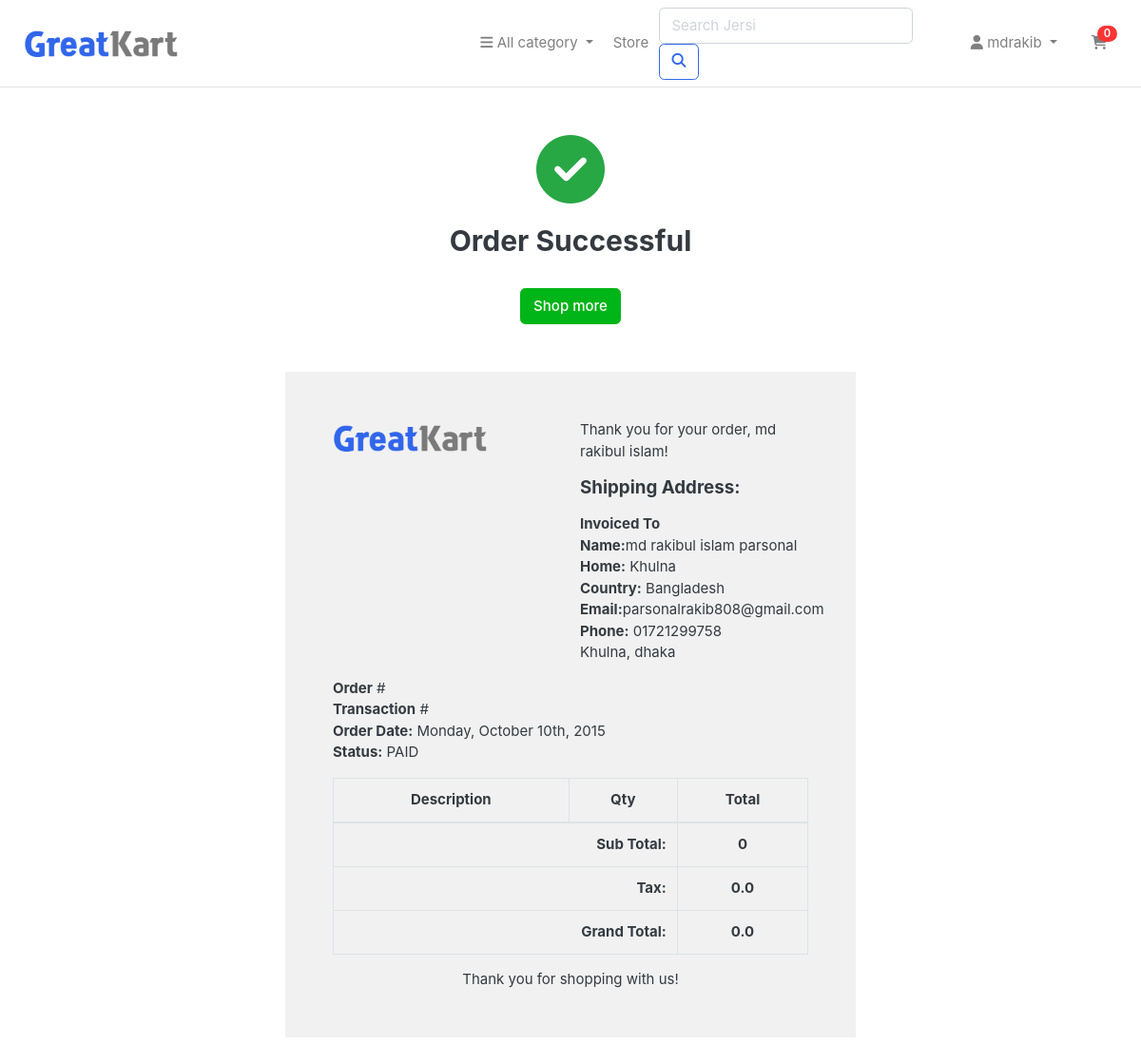
The page /order_complate/ (signed in) on the database as committed earlier.
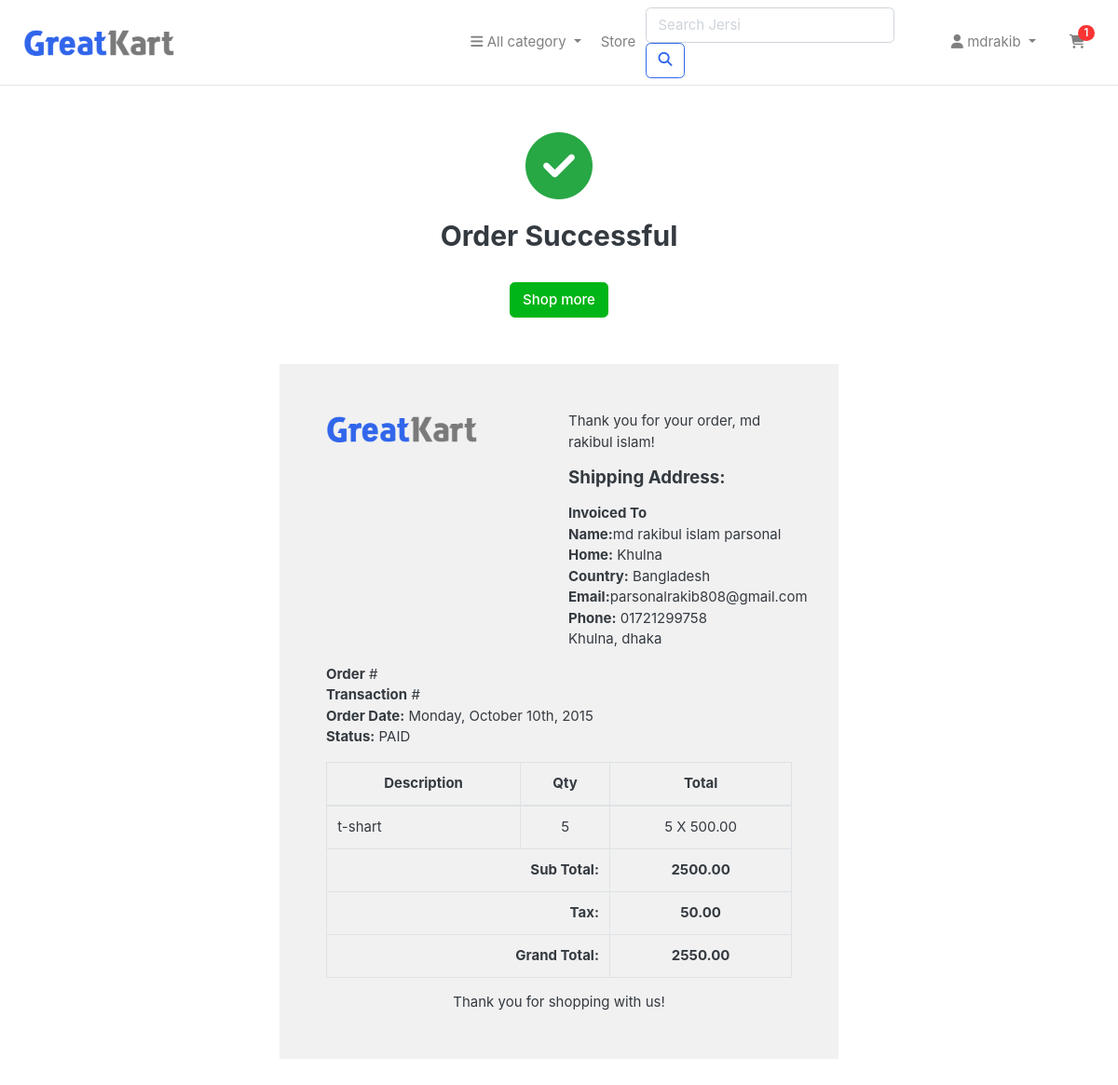
The same page on the database as committed later.
### jersi_app/models.py (models this page shows, shortened)
class Address(models.Model):
    user = models.ForeignKey(User, on_delete=models.CASCADE)
    first_name = models.CharField(max_length=100)
    last_name = models.CharField(max_length=100)
    email = models.EmailField()
    phone = models.CharField(max_length=15)
    address_line_1 = models.CharField(max_length=255)
    address_line_2 = models.CharField(max_length=255, blank=True, null=True)
    city = models.CharField(max_length=100)
    state = models.CharField(max_length=100)
    country = models.CharField(max_length=100)
    order_note = models.TextField(blank=True, null=True)

class Cart(models.Model):
    user = models.ForeignKey(User, on_delete=models.CASCADE)
    jersi = models.ForeignKey(Jersi, on_delete=models.CASCADE)
    quantity = models.PositiveIntegerField(default=1)

class Jersi(models.Model):
    name = models.CharField(max_length=100)
    category = models.ForeignKey(Category, related_name='jerseys', on_delete=models.CASCADE)
    price = models.DecimalField(max_digits=10, decimal_places=2)
    detail = models.CharField(max_length=500)
    quantity = models.PositiveIntegerField(default=1)
    image = models.ImageField(upload_to='media/', null=True, blank=True)

### jersi_app/views.py (the view)
# urls.py: path('order_complate/', views.order_complete, name='order_complate'),
def order_complete(request):
  if request.user.is_authenticated:
    user = request.user
    address = Address.objects.filter(user=user).last()
    cart_items = Cart.objects.filter(user=user)
    total_price = sum(item.jersi.price * item.quantity for item in cart_items)
    tax = (2 * total_price) / 100  # 2% VAT
    total_price_with_tax = total_price + tax
    return render(request, 'order_complate.html', {
        'user': user,
        'address': address,
        'cart_items': cart_items,
        'total_price': total_price,
        'tax': tax,
        'total_price_with_tax': total_price_with_tax
    })
  else:
    messages.success(request,'You have create an account and go to order_complate page')
    return redirect( 'signin')

### jersi_app/context_processors.py (called while the page is built)
def cart_items_count(request):
    if request.user.is_authenticated:
        return {'cart_items_count': Cart.objects.filter(user=request.user).count()}
    return {'cart_items_count': 0}

### jersi_app/templates/order_complate.html (shortened to what the changed rows need)
{% extends "base.html" %}
{% block body %}
<div class="container" style="margin-top: 50px;">
    <h2 class="text-center">Order Successful</h2>
	<br>
</div>
<div class="container" style="margin: 0 auto;width: 50%;padding: 50px;background: #f1f1f1;margin-top: 50px;margin-bottom: 50px;">
    <div class="row invoice row-printable">
        <div class="col-md-12">
            <div class="panel panel-default plain" id="dash_0">
                <div class="panel-body p30">
                    <div class="row">
                        <div class="col-lg-6">
                            <div class="invoice-from">
                                <ul class="list-unstyled ">
                                    <p>Thank you for your order, {{ user.first_name }}!</p>
                                    <h5>Shipping Address:</h5>
                                    <li><strong>Invoiced To</strong></li>
                                    <li> <strong>Name:</strong>{{ address.first_name }} {{ address.last_name }}</li>
                                    <li>
                                      <strong>Home:</strong>
                                        {% if address.address_line_2 %}{{ address.address_line_2 }}{% endif %}
                                       <br>
                                       <strong>Country:</strong> {{ address.country }}</li>
                                        <li>   <strong> Email:</strong>{{ address.email }}</li>
                                    <li> <strong>Phone:</strong>  {{ address.phone }}</li>
                                    <li> {{ address.city }}, {{ address.state }}</li>
                                </ul>
                            </div>
                        </div>
                        <div class="col-lg-12">
                            <div class="invoice-items">
                                <div class="table-responsive" >
                                    <table class="table table-bordered">
                                        <thead>
                                            <tr>
                                                <th class="per70 text-center">Description</th>
                                                <th class="per5 text-center">Qty</th>
                                                <th class="per25 text-center">Total</th>
                                            </tr>
                                        </thead>
                                        <tbody>
                                            {% for item in cart_items %}
                                            <tr>
                                                <td>{{ item.jersi.name }}</td>
                                                <td class="text-center">{{ item.quantity  }}</td>
                                                <td class="text-center"> {{ item.quantity  }} X {{ item.jersi.price   }}</td>
                                            </tr>
                                            {% endfor %}
                                        </tbody>
                                        <tfoot>
                                            <tr>
                                                <th colspan="2" class="text-right">Sub Total:</th>
                                                <th class="text-center">{{ total_price }}</th>
                                            </tr>
                                            <tr>
                                                <th colspan="2" class="text-right">Tax:</th>
                                                <th class="text-center">{{ tax }}</th>
                                            </tr>
                                            <tr>
                                                <th colspan="2" class="text-right">Grand Total:</th>
                                                <th class="text-center">{{ total_price_with_tax }}</th>
                                            </tr>
                                        </tfoot>
                                    </table>
                                </div>
                            </div>
                        </div>
                    </div>
                </div>
            </div>
        </div>
    </div>
    </div>
{% endblock body %}

### jersi_app/templates/base.html (shortened to what this page needs)
<!DOCTYPE html>
{% load static %}
<html lang="en">
<head>
    <link href="{% static 'css/bootstrap.css'%}" rel="stylesheet" type="text/css" />
    <link rel="stylesheet" href="https://cdnjs.cloudflare.com/ajax/libs/font-awesome/6.7.1/css/all.min.css" />
    <link href="{% static 'css/ui.css'%}" rel="stylesheet" type="text/css" />
    <link href="{% static 'css/responsive.css'%}" rel="stylesheet" media="only screen and (max-width: 1200px)" />
</head>
<body>
<header class="section-header">
    <nav class="navbar navbar-expand-lg navbar-light bg-white border-bottom">
      <div class="container">
        <a class="navbar-brand" href="{% url 'home' %}">
          <img class="logo img-fluid" src="{% static 'images/logo.png' %}" alt="Logo" style="max-height:40px;">
        </a>
        <div class="collapse navbar-collapse" id="mainNavbar">
          <ul class="navbar-nav mr-auto">
            <li class="nav-item dropdown">
              <a class="nav-link dropdown-toggle" href="#" id="categoryDropdown" role="button" data-toggle="dropdown" aria-haspopup="true" aria-expanded="false">
                <i class="fa fa-bars"></i> All category
              </a>
            </li>
            <li class="nav-item d-none d-lg-block">
              <a class="nav-link" href="{% url 'store' %}">Store</a>
            </li>
          </ul>
          <form class="form-inline my-2 my-lg-0 mr-lg-3" action="{% url 'search' %}" method="GET">
            <input class="form-control mr-sm-2" type="search" name="q" placeholder="Search Jersi" aria-label="Search">
            <button class="btn btn-outline-primary my-2 my-sm-0" type="submit"><i class="fa fa-search"></i></button>
          </form>
          <ul class="navbar-nav">
            <li class="nav-item dropdown">
              <a class="nav-link dropdown-toggle" href="#" id="userDropdown" role="button" data-toggle="dropdown" aria-haspopup="true" aria-expanded="false">
                {% if user.is_authenticated %}
                  <i class="fa fa-user"></i> {{ user }}
                {% else %}
                  <i class="fa fa-user"></i> Guest
                {% endif %}
              </a>
            </li>
            <li class="nav-item ml-lg-3">
              <a class="nav-link position-relative" href="{% url 'cart' %}">
                <i class="fa-solid fa-cart-shopping"></i>
                <span class="badge badge-pill badge-danger position-absolute" style="top:0; right:0;">
                  {% if cart_items_count %}
                    {{ cart_items_count }}
                  {% else %}
                    0
                  {% endif %}
                </span>
              </a>
            </li>
          </ul>
        </div>
      </div>
    </nav>
</header>
<main>
  {% block body %}{% endblock body %}
</main>
</body>
</html>

Rows that differ between the two databases and show on the page:
added Cart: jersi.name "t-shart", quantity "5", jersi.price "500.00"
Other text that changed with them:
{{ cart_items_count }}: (not shown) → "1"
{{ total_price }}: "0" → "2500.00"
{{ tax }}: "0.0" → "50.00"
{{ total_price_with_tax }}: "0.0" → "2550.00"
text no longer shown: "0"
